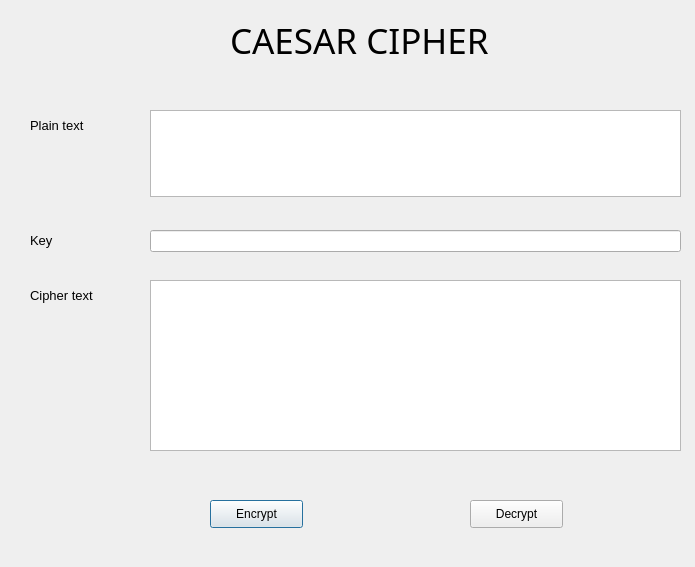
<?xml version="1.0" encoding="UTF-8"?>
<ui version="4.0">
 <class>Dialog</class>
 <widget class="QDialog" name="Dialog">
  <property name="geometry">
   <rect>
    <x>0</x>
    <y>0</y>
    <width>695</width>
    <height>567</height>
   </rect>
  </property>
  <property name="windowTitle">
   <string>Dialog</string>
  </property>
  <widget class="QLabel" name="label">
   <property name="geometry">
    <rect>
     <x>230</x>
     <y>20</y>
     <width>331</width>
     <height>41</height>
    </rect>
   </property>
   <property name="font">
    <font>
     <family>Stencil</family>
     <pointsize>26</pointsize>
     <weight>50</weight>
     <bold>false</bold>
    </font>
   </property>
   <property name="text">
    <string>CAESAR CIPHER</string>
   </property>
  </widget>
  <widget class="QLabel" name="label_2">
   <property name="geometry">
    <rect>
     <x>300</x>
     <y>60</y>
     <width>161</width>
     <height>31</height>
    </rect>
   </property>
   <property name="font">
    <font>
     <family>Agency FB</family>
     <pointsize>12</pointsize>
    </font>
   </property>
   <property name="text">
    <string/>
   </property>
  </widget>
  <widget class="QLabel" name="label_3">
   <property name="geometry">
    <rect>
     <x>30</x>
     <y>110</y>
     <width>91</width>
     <height>31</height>
    </rect>
   </property>
   <property name="font">
    <font>
     <pointsize>10</pointsize>
    </font>
   </property>
   <property name="text">
    <string>Plain text</string>
   </property>
  </widget>
  <widget class="QLabel" name="label_4">
   <property name="geometry">
    <rect>
     <x>30</x>
     <y>220</y>
     <width>55</width>
     <height>41</height>
    </rect>
   </property>
   <property name="font">
    <font>
     <pointsize>10</pointsize>
    </font>
   </property>
   <property name="text">
    <string>Key</string>
   </property>
  </widget>
  <widget class="QLabel" name="label_5">
   <property name="geometry">
    <rect>
     <x>30</x>
     <y>280</y>
     <width>91</width>
     <height>31</height>
    </rect>
   </property>
   <property name="font">
    <font>
     <pointsize>10</pointsize>
    </font>
   </property>
   <property name="text">
    <string>Cipher text</string>
   </property>
  </widget>
  <widget class="QPlainTextEdit" name="plaintext_txt">
   <property name="geometry">
    <rect>
     <x>150</x>
     <y>110</y>
     <width>531</width>
     <height>87</height>
    </rect>
   </property>
  </widget>
  <widget class="QLineEdit" name="key_txt">
   <property name="geometry">
    <rect>
     <x>150</x>
     <y>230</y>
     <width>531</width>
     <height>22</height>
    </rect>
   </property>
  </widget>
  <widget class="QPlainTextEdit" name="ciphertext_txt">
   <property name="geometry">
    <rect>
     <x>150</x>
     <y>280</y>
     <width>531</width>
     <height>171</height>
    </rect>
   </property>
  </widget>
  <widget class="QPushButton" name="encrypt_btn">
   <property name="geometry">
    <rect>
     <x>210</x>
     <y>500</y>
     <width>93</width>
     <height>28</height>
    </rect>
   </property>
   <property name="text">
    <string>Encrypt</string>
   </property>
  </widget>
  <widget class="QPushButton" name="decrypt_btn">
   <property name="geometry">
    <rect>
     <x>470</x>
     <y>500</y>
     <width>93</width>
     <height>28</height>
    </rect>
   </property>
   <property name="text">
    <string>Decrypt</string>
   </property>
  </widget>
 </widget>
 <resources/>
 <connections/>
</ui>
